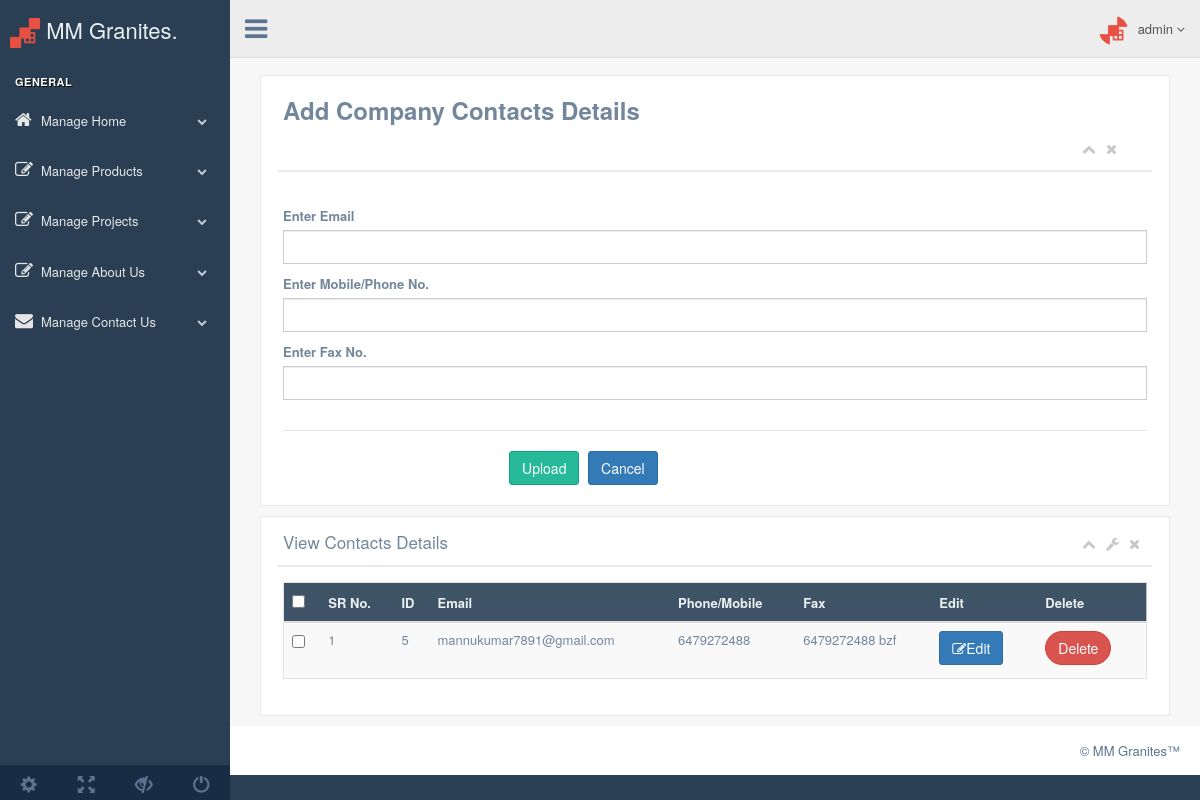
Page /admin/add-communication.php on the earlier database version.
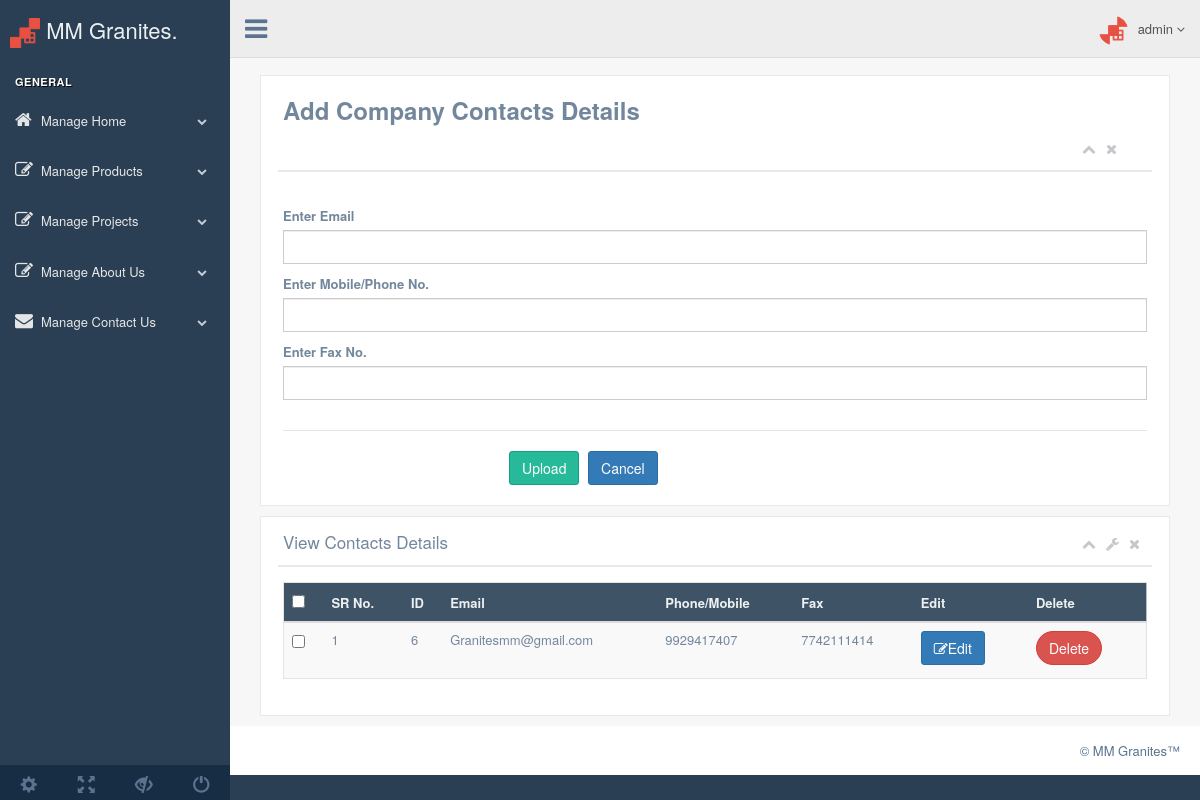
Same page on the later database version.
### tables this page shows
CREATE TABLE `company_contacts` (
  `id` int(11) NOT NULL,
  `email` varchar(500) NOT NULL,
  `phone` varchar(20) NOT NULL,
  `fax` varchar(20) NOT NULL
);

### admin/add-communication.php (the view, shortened to what the changed rows need)
<?php include 'header.php';?>
  <body class="nav-md">
    <div class="container body">
      <div class="main_container">
        <div class="" role="main">
		 <?php
	include 'config.php';
	extract($_POST);
?>
  <body class="nav-md">
    <div class="container body">
      <div class="main_container">
        <div class="right_col" role="main">
          <div class="">
            <div class="row" style="margin:auto 0px">
             <div class="col-md-12 col-sm-12 col-xs-12">
                <div class="x_panel">
                  <div class="x_title">
                    <h2>View Contacts Details</h2>
                  </div>
                  <div class="x_content">
                   <div class="table-responsive">
                      <table class="table table-striped jambo_table bulk_action">
                        <thead>
                          <tr class="headings">
                            <th>
                              <input type="checkbox" id="check-all" class="flat">
                            </th>
                            <th class="column-title">SR No.</th>
                             <th class="column-title">ID</th>
                            <th class="column-title">Email</th>
                            <th class="column-title">Phone/Mobile</th>
                            <th class="column-title">Fax</th>
                            <th class="column-title">Edit</th>
                            <th class="column-title">Delete</th>
                           </tr>
                        </thead>
                        <tbody>
						 <?php
                                    $q1="SELECT * FROM `company_contacts` ORDER BY `id` desc";
									$d1=mysqli_query($dbcon, $q1);
									$counter=0;
                                    $res3=mysqli_fetch_array($d1)
                                        ?>
                            <tr class="even pointer">
								<td><input type="checkbox" id="check-all" class="flat"></td>
								<td class=" "><?php echo ++$counter;?></td>
								<td class=" "><?php echo $res3['id'];?></td>
								<td class=" "><?php echo $res3['email'];?></td>
								<td class=" "><?php echo $res3['phone'];?></td>
                <td class=" "><?php echo $res3['fax'];?></td>
								<td class=" "><a class="btn btn-primary" href="edit-communication.php?did=<?php echo $res3['id'];?>&action=edit&page=company_contacts"><i class="fa fa-edit"></i>Edit</a></td>
								<td class=" "><a onclick="return confirm('Are you sure?')" class="btn btn-round btn-danger" style="color:#fff;" href="?did=<?php echo $res3['id'];?>&action=delete&page=company_contacts">Delete</td>
						    </tr>
                         </tbody>
                      </table>
                    </div>
				 </div>
                </div>
              </div>
			</div>
          </div>
        </div>
	   </div>
      </div>
    </div>
  </body>
</html>

Differences in the rows shown:
removed company_contacts: id "5", email "mannukumar7891@gmail.com", phone "6479272488", fax "6479272488 bzf"
added company_contacts: id "6", email "Granitesmm@gmail.com", phone "9929417407", fax "7742111414"
